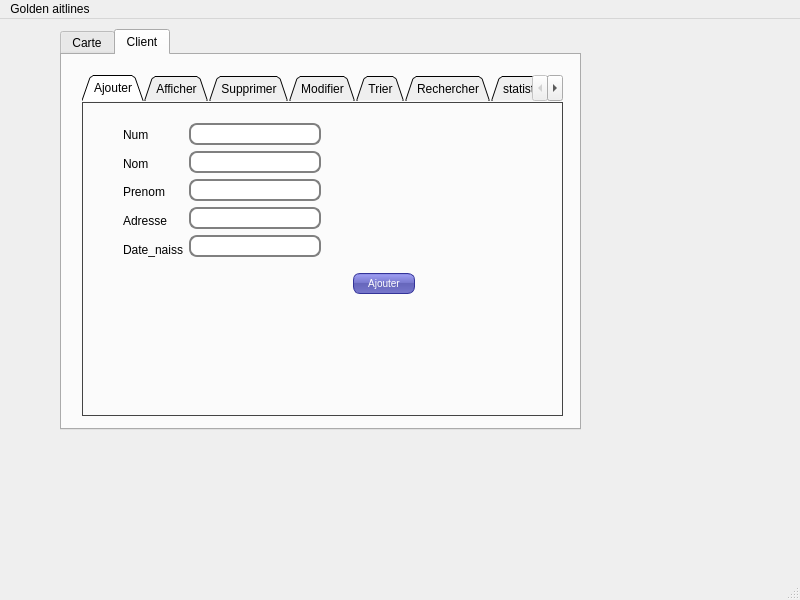
<?xml version="1.0" encoding="UTF-8"?>
<ui version="4.0">
 <class>MainWindow</class>
 <widget class="QMainWindow" name="MainWindow">
  <property name="geometry">
   <rect>
    <x>0</x>
    <y>0</y>
    <width>800</width>
    <height>600</height>
   </rect>
  </property>
  <property name="windowTitle">
   <string>MainWindow</string>
  </property>
  <widget class="QWidget" name="centralwidget">
   <widget class="QTabWidget" name="tabWidget_2">
    <property name="geometry">
     <rect>
      <x>60</x>
      <y>10</y>
      <width>521</width>
      <height>401</height>
     </rect>
    </property>
    <property name="styleSheet">
     <string notr="true">#MyLoginForm {
background: gray;
}


#mainFrame {
border: 3px solid gray;
border-radius: 40px;
background: white;
}</string>
    </property>
    <property name="currentIndex">
     <number>1</number>
    </property>
    <widget class="QWidget" name="tab_4">
     <attribute name="title">
      <string>Carte</string>
     </attribute>
     <widget class="QTabWidget" name="tabWidget">
      <property name="geometry">
       <rect>
        <x>21</x>
        <y>10</y>
        <width>441</width>
        <height>281</height>
       </rect>
      </property>
      <property name="styleSheet">
       <string notr="true">QTabWidget::pane
 {
    background: gray



border: 3px solid gray;
border-radius: 40px;
background: white;

}</string>
      </property>
      <property name="tabShape">
       <enum>QTabWidget::Triangular</enum>
      </property>
      <property name="currentIndex">
       <number>5</number>
      </property>
      <widget class="QWidget" name="tab">
       <attribute name="title">
        <string>Ajouter</string>
       </attribute>
       <widget class="QPushButton" name="pushbutton">
        <property name="geometry">
         <rect>
          <x>300</x>
          <y>200</y>
          <width>62</width>
          <height>21</height>
         </rect>
        </property>
        <property name="styleSheet">
         <string notr="true">QPushButton {
color: white;
background-color: QLinearGradient( x1: 0, y1: 0, x2: 0, y2: 1, stop: 0 #88d, stop: 0.1 #99e, stop: 0.49 #77c, stop: 0.5 #66b, stop: 1 #77c);
border-width: 1px;
border-color: #339;
border-style: solid;
border-radius: 7;
padding: 3px;
font-size: 10px;
padding-left: 5px;
padding-right: 5px;
min-width: 50px;
max-width: 50px;
min-height: 13px;
max-height: 13px;
}</string>
        </property>
        <property name="text">
         <string>Ajouter</string>
        </property>
       </widget>
       <widget class="QLabel" name="label_pic_2">
        <property name="geometry">
         <rect>
          <x>290</x>
          <y>40</y>
          <width>111</width>
          <height>101</height>
         </rect>
        </property>
        <property name="text">
         <string/>
        </property>
       </widget>
       <widget class="QWidget" name="layoutWidget">
        <property name="geometry">
         <rect>
          <x>20</x>
          <y>30</y>
          <width>231</width>
          <height>131</height>
         </rect>
        </property>
        <layout class="QHBoxLayout" name="horizontalLayout">
         <item>
          <layout class="QVBoxLayout" name="verticalLayout">
           <item>
            <widget class="QLabel" name="label_2">
             <property name="text">
              <string>Id</string>
             </property>
            </widget>
           </item>
           <item>
            <widget class="QLabel" name="label">
             <property name="text">
              <string>Type</string>
             </property>
            </widget>
           </item>
           <item>
            <widget class="QLabel" name="label_3">
             <property name="text">
              <string>Points</string>
             </property>
            </widget>
           </item>
          </layout>
         </item>
         <item>
          <layout class="QVBoxLayout" name="verticalLayout_2">
           <item>
            <widget class="QLineEdit" name="lineEdit">
             <property name="styleSheet">
              <string notr="true">QLineEdit {
padding: 1px;
border-style: solid;
border: 2px solid gray;
border-radius: 8px;
}</string>
             </property>
            </widget>
           </item>
           <item>
            <widget class="QLineEdit" name="lineEdit_2">
             <property name="styleSheet">
              <string notr="true">QLineEdit {
padding: 1px;
border-style: solid;
border: 2px solid gray;
border-radius: 8px;
}</string>
             </property>
            </widget>
           </item>
           <item>
            <widget class="QLineEdit" name="lineEdit_3">
             <property name="styleSheet">
              <string notr="true">QLineEdit {
padding: 1px;
border-style: solid;
border: 2px solid gray;
border-radius: 8px;
}</string>
             </property>
            </widget>
           </item>
          </layout>
         </item>
        </layout>
       </widget>
      </widget>
      <widget class="QWidget" name="tab_2">
       <attribute name="title">
        <string>Afficher</string>
       </attribute>
       <widget class="QTableView" name="tabcarte">
        <property name="geometry">
         <rect>
          <x>20</x>
          <y>10</y>
          <width>391</width>
          <height>231</height>
         </rect>
        </property>
       </widget>
      </widget>
      <widget class="QWidget" name="tab_3">
       <attribute name="title">
        <string>Supprimer</string>
       </attribute>
       <widget class="QPushButton" name="pushButton">
        <property name="geometry">
         <rect>
          <x>280</x>
          <y>190</y>
          <width>62</width>
          <height>21</height>
         </rect>
        </property>
        <property name="styleSheet">
         <string notr="true">QPushButton {
color: white;
background-color: QLinearGradient( x1: 0, y1: 0, x2: 0, y2: 1, stop: 0 #88d, stop: 0.1 #99e, stop: 0.49 #77c, stop: 0.5 #66b, stop: 1 #77c);
border-width: 1px;
border-color: #339;
border-style: solid;
border-radius: 7;
padding: 3px;
font-size: 10px;
padding-left: 5px;
padding-right: 5px;
min-width: 50px;
max-width: 50px;
min-height: 13px;
max-height: 13px;
}</string>
        </property>
        <property name="text">
         <string>Supprimer</string>
        </property>
       </widget>
       <widget class="QLabel" name="label_pic_5">
        <property name="geometry">
         <rect>
          <x>250</x>
          <y>40</y>
          <width>131</width>
          <height>111</height>
         </rect>
        </property>
        <property name="text">
         <string/>
        </property>
       </widget>
       <widget class="QWidget" name="layoutWidget">
        <property name="geometry">
         <rect>
          <x>40</x>
          <y>60</y>
          <width>151</width>
          <height>24</height>
         </rect>
        </property>
        <layout class="QHBoxLayout" name="horizontalLayout_2">
         <item>
          <widget class="QLabel" name="label_4">
           <property name="text">
            <string>Id</string>
           </property>
          </widget>
         </item>
         <item>
          <widget class="QLineEdit" name="lineEdit_supp">
           <property name="styleSheet">
            <string notr="true">QLineEdit {
padding: 1px;
border-style: solid;
border: 2px solid gray;
border-radius: 8px;
}</string>
           </property>
          </widget>
         </item>
        </layout>
       </widget>
      </widget>
      <widget class="QWidget" name="tab_10">
       <attribute name="title">
        <string>Modifier</string>
       </attribute>
       <widget class="QPushButton" name="pushButton_5">
        <property name="geometry">
         <rect>
          <x>310</x>
          <y>220</y>
          <width>62</width>
          <height>21</height>
         </rect>
        </property>
        <property name="styleSheet">
         <string notr="true">QPushButton {
color: white;
background-color: QLinearGradient( x1: 0, y1: 0, x2: 0, y2: 1, stop: 0 #88d, stop: 0.1 #99e, stop: 0.49 #77c, stop: 0.5 #66b, stop: 1 #77c);
border-width: 1px;
border-color: #339;
border-style: solid;
border-radius: 7;
padding: 3px;
font-size: 10px;
padding-left: 5px;
padding-right: 5px;
min-width: 50px;
max-width: 50px;
min-height: 13px;
max-height: 13px;
}</string>
        </property>
        <property name="text">
         <string>Modifier</string>
        </property>
       </widget>
       <widget class="QLabel" name="label_pic_6">
        <property name="geometry">
         <rect>
          <x>290</x>
          <y>30</y>
          <width>121</width>
          <height>111</height>
         </rect>
        </property>
        <property name="text">
         <string/>
        </property>
       </widget>
       <widget class="QWidget" name="layoutWidget">
        <property name="geometry">
         <rect>
          <x>30</x>
          <y>20</y>
          <width>221</width>
          <height>121</height>
         </rect>
        </property>
        <layout class="QHBoxLayout" name="horizontalLayout_5">
         <item>
          <layout class="QVBoxLayout" name="verticalLayout_6">
           <item>
            <widget class="QLabel" name="label_16">
             <property name="text">
              <string>ID</string>
             </property>
            </widget>
           </item>
           <item>
            <widget class="QLabel" name="label_17">
             <property name="text">
              <string>Type</string>
             </property>
            </widget>
           </item>
           <item>
            <widget class="QLabel" name="label_18">
             <property name="text">
              <string>Points</string>
             </property>
            </widget>
           </item>
          </layout>
         </item>
         <item>
          <layout class="QVBoxLayout" name="verticalLayout_5">
           <item>
            <widget class="QLineEdit" name="lineEdit_15">
             <property name="styleSheet">
              <string notr="true">QLineEdit {
padding: 1px;
border-style: solid;
border: 2px solid gray;
border-radius: 8px;
}</string>
             </property>
            </widget>
           </item>
           <item>
            <widget class="QLineEdit" name="lineEdit_16">
             <property name="styleSheet">
              <string notr="true">QLineEdit {
padding: 1px;
border-style: solid;
border: 2px solid gray;
border-radius: 8px;
}</string>
             </property>
            </widget>
           </item>
           <item>
            <widget class="QLineEdit" name="lineEdit_17">
             <property name="styleSheet">
              <string notr="true">QLineEdit {
padding: 1px;
border-style: solid;
border: 2px solid gray;
border-radius: 8px;
}</string>
             </property>
            </widget>
           </item>
          </layout>
         </item>
        </layout>
       </widget>
      </widget>
      <widget class="QWidget" name="tab_11">
       <attribute name="title">
        <string>Trier</string>
       </attribute>
       <widget class="QTableView" name="tabcartetri">
        <property name="geometry">
         <rect>
          <x>15</x>
          <y>11</y>
          <width>401</width>
          <height>231</height>
         </rect>
        </property>
       </widget>
      </widget>
      <widget class="QWidget" name="tab_13">
       <attribute name="title">
        <string>Recherche</string>
       </attribute>
       <widget class="QTableView" name="tabcarterecherche">
        <property name="geometry">
         <rect>
          <x>160</x>
          <y>20</y>
          <width>256</width>
          <height>192</height>
         </rect>
        </property>
       </widget>
       <widget class="QLabel" name="label_19">
        <property name="geometry">
         <rect>
          <x>30</x>
          <y>40</y>
          <width>47</width>
          <height>13</height>
         </rect>
        </property>
        <property name="text">
         <string>ID</string>
        </property>
       </widget>
       <widget class="QLineEdit" name="lineEdit_18">
        <property name="geometry">
         <rect>
          <x>10</x>
          <y>70</y>
          <width>113</width>
          <height>20</height>
         </rect>
        </property>
        <property name="styleSheet">
         <string notr="true">QLineEdit {
padding: 1px;
border-style: solid;
border: 2px solid gray;
border-radius: 8px;
}</string>
        </property>
       </widget>
       <widget class="QPushButton" name="pushButton_6">
        <property name="geometry">
         <rect>
          <x>30</x>
          <y>150</y>
          <width>62</width>
          <height>21</height>
         </rect>
        </property>
        <property name="styleSheet">
         <string notr="true">QPushButton {
color: white;
background-color: QLinearGradient( x1: 0, y1: 0, x2: 0, y2: 1, stop: 0 #88d, stop: 0.1 #99e, stop: 0.49 #77c, stop: 0.5 #66b, stop: 1 #77c);
border-width: 1px;
border-color: #339;
border-style: solid;
border-radius: 7;
padding: 3px;
font-size: 10px;
padding-left: 5px;
padding-right: 5px;
min-width: 50px;
max-width: 50px;
min-height: 13px;
max-height: 13px;
}</string>
        </property>
        <property name="text">
         <string>Recherche</string>
        </property>
       </widget>
      </widget>
     </widget>
    </widget>
    <widget class="QWidget" name="tab_5">
     <attribute name="title">
      <string>Client</string>
     </attribute>
     <widget class="QTabWidget" name="tabWidget_3">
      <property name="geometry">
       <rect>
        <x>20</x>
        <y>20</y>
        <width>481</width>
        <height>341</height>
       </rect>
      </property>
      <property name="styleSheet">
       <string notr="true">QTabWidget::pane {
    border: 1px solid #444;
    top: 1px;
}</string>
      </property>
      <property name="tabShape">
       <enum>QTabWidget::Triangular</enum>
      </property>
      <property name="currentIndex">
       <number>0</number>
      </property>
      <widget class="QWidget" name="tab_6">
       <attribute name="title">
        <string>Ajouter</string>
       </attribute>
       <widget class="QPushButton" name="pushButton_3">
        <property name="geometry">
         <rect>
          <x>270</x>
          <y>170</y>
          <width>62</width>
          <height>21</height>
         </rect>
        </property>
        <property name="styleSheet">
         <string notr="true">QPushButton {
color: white;
background-color: QLinearGradient( x1: 0, y1: 0, x2: 0, y2: 1, stop: 0 #88d, stop: 0.1 #99e, stop: 0.49 #77c, stop: 0.5 #66b, stop: 1 #77c);
border-width: 1px;
border-color: #339;
border-style: solid;
border-radius: 7;
padding: 3px;
font-size: 10px;
padding-left: 5px;
padding-right: 5px;
min-width: 50px;
max-width: 50px;
min-height: 13px;
max-height: 13px;
}</string>
        </property>
        <property name="text">
         <string>Ajouter</string>
        </property>
       </widget>
       <widget class="QLabel" name="label_pic">
        <property name="geometry">
         <rect>
          <x>270</x>
          <y>40</y>
          <width>111</width>
          <height>111</height>
         </rect>
        </property>
        <property name="text">
         <string/>
        </property>
       </widget>
       <widget class="QWidget" name="layoutWidget">
        <property name="geometry">
         <rect>
          <x>40</x>
          <y>20</y>
          <width>198</width>
          <height>138</height>
         </rect>
        </property>
        <layout class="QHBoxLayout" name="horizontalLayout_6">
         <item>
          <layout class="QVBoxLayout" name="verticalLayout_8">
           <item>
            <widget class="QLabel" name="label_5">
             <property name="text">
              <string>Num</string>
             </property>
            </widget>
           </item>
           <item>
            <widget class="QLabel" name="label_6">
             <property name="text">
              <string>Nom</string>
             </property>
            </widget>
           </item>
           <item>
            <widget class="QLabel" name="label_7">
             <property name="text">
              <string>Prenom</string>
             </property>
            </widget>
           </item>
           <item>
            <widget class="QLabel" name="label_8">
             <property name="text">
              <string>Adresse</string>
             </property>
            </widget>
           </item>
           <item>
            <widget class="QLabel" name="label_9">
             <property name="text">
              <string>Date_naiss</string>
             </property>
            </widget>
           </item>
          </layout>
         </item>
         <item>
          <layout class="QVBoxLayout" name="verticalLayout_7">
           <item>
            <widget class="QLineEdit" name="lineEdit_4">
             <property name="styleSheet">
              <string notr="true">QLineEdit {
padding: 1px;
border-style: solid;
border: 2px solid gray;
border-radius: 8px;
}</string>
             </property>
            </widget>
           </item>
           <item>
            <widget class="QLineEdit" name="lineEdit_5">
             <property name="styleSheet">
              <string notr="true">QLineEdit {
padding: 1px;
border-style: solid;
border: 2px solid gray;
border-radius: 8px;
}</string>
             </property>
            </widget>
           </item>
           <item>
            <widget class="QLineEdit" name="lineEdit_6">
             <property name="styleSheet">
              <string notr="true">QLineEdit {
padding: 1px;
border-style: solid;
border: 2px solid gray;
border-radius: 8px;
}</string>
             </property>
            </widget>
           </item>
           <item>
            <widget class="QLineEdit" name="lineEdit_7">
             <property name="styleSheet">
              <string notr="true">QLineEdit {
padding: 1px;
border-style: solid;
border: 2px solid gray;
border-radius: 8px;
}</string>
             </property>
            </widget>
           </item>
           <item>
            <widget class="QLineEdit" name="lineEdit_8">
             <property name="styleSheet">
              <string notr="true">QLineEdit {
padding: 1px;
border-style: solid;
border: 2px solid gray;
border-radius: 8px;
}</string>
             </property>
            </widget>
           </item>
          </layout>
         </item>
        </layout>
       </widget>
      </widget>
      <widget class="QWidget" name="tab_7">
       <attribute name="title">
        <string>Afficher</string>
       </attribute>
       <widget class="QTableView" name="tabclient">
        <property name="geometry">
         <rect>
          <x>20</x>
          <y>10</y>
          <width>361</width>
          <height>211</height>
         </rect>
        </property>
       </widget>
      </widget>
      <widget class="QWidget" name="tab_8">
       <attribute name="title">
        <string>Supprimer</string>
       </attribute>
       <widget class="QPushButton" name="pushButton_2">
        <property name="geometry">
         <rect>
          <x>270</x>
          <y>170</y>
          <width>62</width>
          <height>21</height>
         </rect>
        </property>
        <property name="styleSheet">
         <string notr="true">QPushButton {
color: white;
background-color: QLinearGradient( x1: 0, y1: 0, x2: 0, y2: 1, stop: 0 #88d, stop: 0.1 #99e, stop: 0.49 #77c, stop: 0.5 #66b, stop: 1 #77c);
border-width: 1px;
border-color: #339;
border-style: solid;
border-radius: 7;
padding: 3px;
font-size: 10px;
padding-left: 5px;
padding-right: 5px;
min-width: 50px;
max-width: 50px;
min-height: 13px;
max-height: 13px;
}</string>
        </property>
        <property name="text">
         <string>Supprimer</string>
        </property>
       </widget>
       <widget class="QLabel" name="label_pic_3">
        <property name="geometry">
         <rect>
          <x>230</x>
          <y>30</y>
          <width>131</width>
          <height>121</height>
         </rect>
        </property>
        <property name="text">
         <string/>
        </property>
       </widget>
       <widget class="QWidget" name="layoutWidget">
        <property name="geometry">
         <rect>
          <x>40</x>
          <y>50</y>
          <width>152</width>
          <height>24</height>
         </rect>
        </property>
        <layout class="QHBoxLayout" name="horizontalLayout_7">
         <item>
          <widget class="QLabel" name="label_10">
           <property name="text">
            <string>ID</string>
           </property>
          </widget>
         </item>
         <item>
          <widget class="QLineEdit" name="lineEdit_9">
           <property name="styleSheet">
            <string notr="true">QLineEdit {
padding: 1px;
border-style: solid;
border: 2px solid gray;
border-radius: 8px;
}</string>
           </property>
          </widget>
         </item>
        </layout>
       </widget>
      </widget>
      <widget class="QWidget" name="tab_9">
       <attribute name="title">
        <string>Modifier</string>
       </attribute>
       <widget class="QPushButton" name="pushButton_4">
        <property name="geometry">
         <rect>
          <x>270</x>
          <y>200</y>
          <width>62</width>
          <height>21</height>
         </rect>
        </property>
        <property name="styleSheet">
         <string notr="true">QPushButton {
color: white;
background-color: QLinearGradient( x1: 0, y1: 0, x2: 0, y2: 1, stop: 0 #88d, stop: 0.1 #99e, stop: 0.49 #77c, stop: 0.5 #66b, stop: 1 #77c);
border-width: 1px;
border-color: #339;
border-style: solid;
border-radius: 7;
padding: 3px;
font-size: 10px;
padding-left: 5px;
padding-right: 5px;
min-width: 50px;
max-width: 50px;
min-height: 13px;
max-height: 13px;
}</string>
        </property>
        <property name="text">
         <string>Modifier</string>
        </property>
       </widget>
       <widget class="QLabel" name="label_pic_7">
        <property name="geometry">
         <rect>
          <x>250</x>
          <y>30</y>
          <width>111</width>
          <height>111</height>
         </rect>
        </property>
        <property name="text">
         <string/>
        </property>
       </widget>
       <widget class="QWidget" name="layoutWidget">
        <property name="geometry">
         <rect>
          <x>10</x>
          <y>20</y>
          <width>210</width>
          <height>138</height>
         </rect>
        </property>
        <layout class="QHBoxLayout" name="horizontalLayout_8">
         <item>
          <layout class="QVBoxLayout" name="verticalLayout_10">
           <item>
            <widget class="QLabel" name="label_11">
             <property name="text">
              <string>ID</string>
             </property>
            </widget>
           </item>
           <item>
            <widget class="QLabel" name="label_12">
             <property name="text">
              <string>Nom</string>
             </property>
            </widget>
           </item>
           <item>
            <widget class="QLabel" name="label_13">
             <property name="text">
              <string>Prenom</string>
             </property>
            </widget>
           </item>
           <item>
            <widget class="QLabel" name="label_14">
             <property name="text">
              <string>Adresse</string>
             </property>
            </widget>
           </item>
           <item>
            <widget class="QLabel" name="label_15">
             <property name="text">
              <string>Date de naiss</string>
             </property>
            </widget>
           </item>
          </layout>
         </item>
         <item>
          <layout class="QVBoxLayout" name="verticalLayout_9">
           <item>
            <widget class="QLineEdit" name="lineEdit_10">
             <property name="styleSheet">
              <string notr="true">QLineEdit {
padding: 1px;
border-style: solid;
border: 2px solid gray;
border-radius: 8px;
}</string>
             </property>
            </widget>
           </item>
           <item>
            <widget class="QLineEdit" name="lineEdit_11">
             <property name="styleSheet">
              <string notr="true">QLineEdit {
padding: 1px;
border-style: solid;
border: 2px solid gray;
border-radius: 8px;
}</string>
             </property>
            </widget>
           </item>
           <item>
            <widget class="QLineEdit" name="lineEdit_12">
             <property name="styleSheet">
              <string notr="true">QLineEdit {
padding: 1px;
border-style: solid;
border: 2px solid gray;
border-radius: 8px;
}</string>
             </property>
            </widget>
           </item>
           <item>
            <widget class="QLineEdit" name="lineEdit_13">
             <property name="styleSheet">
              <string notr="true">QLineEdit {
padding: 1px;
border-style: solid;
border: 2px solid gray;
border-radius: 8px;
}</string>
             </property>
            </widget>
           </item>
           <item>
            <widget class="QLineEdit" name="lineEdit_14">
             <property name="autoFillBackground">
              <bool>false</bool>
             </property>
             <property name="styleSheet">
              <string notr="true">QLineEdit {
padding: 1px;
border-style: solid;
border: 2px solid gray;
border-radius: 8px;
}</string>
             </property>
            </widget>
           </item>
          </layout>
         </item>
        </layout>
       </widget>
      </widget>
      <widget class="QWidget" name="tab_12">
       <attribute name="title">
        <string>Trier</string>
       </attribute>
       <widget class="QTableView" name="tabclient2">
        <property name="geometry">
         <rect>
          <x>10</x>
          <y>11</y>
          <width>371</width>
          <height>211</height>
         </rect>
        </property>
       </widget>
      </widget>
      <widget class="QWidget" name="tab_14">
       <attribute name="title">
        <string>Rechercher</string>
       </attribute>
       <widget class="QPushButton" name="pushButton_7">
        <property name="geometry">
         <rect>
          <x>20</x>
          <y>100</y>
          <width>75</width>
          <height>23</height>
         </rect>
        </property>
        <property name="text">
         <string>Rechercher</string>
        </property>
       </widget>
       <widget class="QTableView" name="tableclientrechercher">
        <property name="geometry">
         <rect>
          <x>200</x>
          <y>30</y>
          <width>256</width>
          <height>192</height>
         </rect>
        </property>
       </widget>
       <widget class="QWidget" name="layoutWidget">
        <property name="geometry">
         <rect>
          <x>0</x>
          <y>0</y>
          <width>152</width>
          <height>73</height>
         </rect>
        </property>
        <layout class="QHBoxLayout" name="horizontalLayout_3">
         <item>
          <widget class="QLabel" name="label_20">
           <property name="text">
            <string>ID</string>
           </property>
          </widget>
         </item>
         <item>
          <widget class="QLineEdit" name="lineEdit_19"/>
         </item>
        </layout>
       </widget>
      </widget>
      <widget class="QWidget" name="tab_15">
       <attribute name="title">
        <string>statistique</string>
       </attribute>
       <widget class="QCustomPlot" name="customPlot" native="true">
        <property name="geometry">
         <rect>
          <x>10</x>
          <y>10</y>
          <width>451</width>
          <height>301</height>
         </rect>
        </property>
       </widget>
      </widget>
     </widget>
    </widget>
   </widget>
  </widget>
  <widget class="QMenuBar" name="menubar">
   <property name="geometry">
    <rect>
     <x>0</x>
     <y>0</y>
     <width>800</width>
     <height>21</height>
    </rect>
   </property>
   <widget class="QMenu" name="menuGestion_des_cartes">
    <property name="title">
     <string>Golden aitlines</string>
    </property>
   </widget>
   <addaction name="menuGestion_des_cartes"/>
  </widget>
  <widget class="QStatusBar" name="statusbar"/>
 </widget>
 <customwidgets>
  <customwidget>
   <class>QCustomPlot</class>
   <extends>QWidget</extends>
   <header>qcustomplot.h</header>
   <container>1</container>
  </customwidget>
 </customwidgets>
 <resources/>
 <connections/>
</ui>
